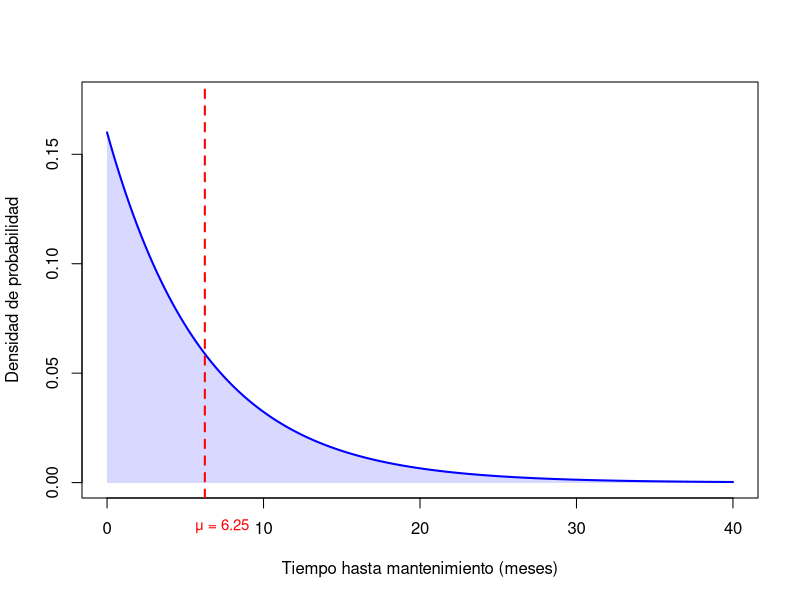
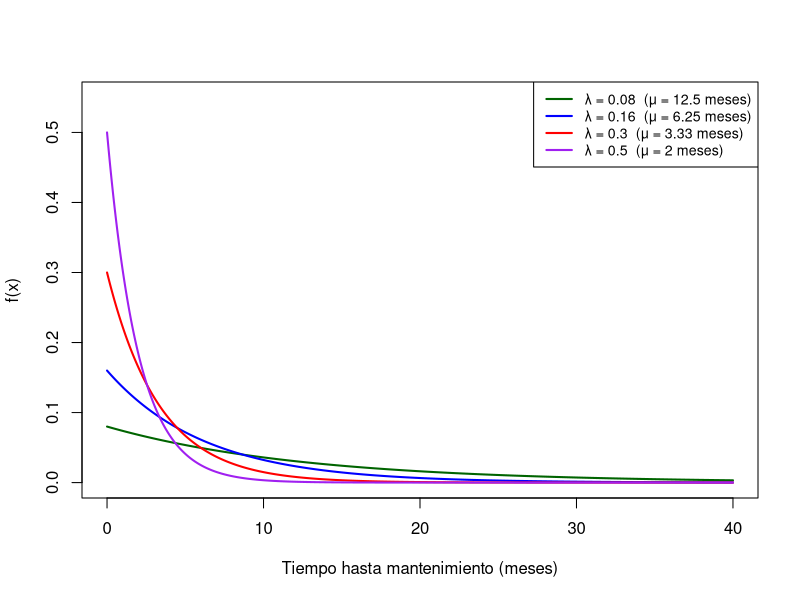
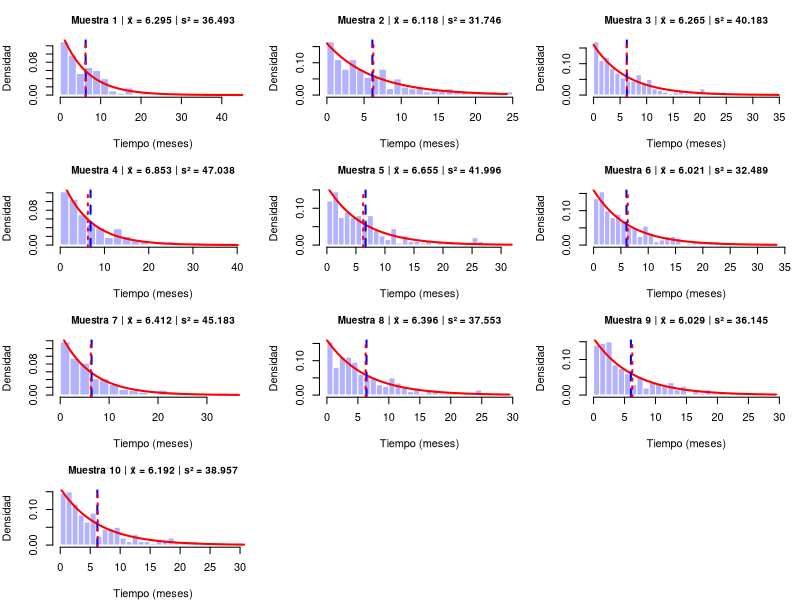

Reproduce these figures in R, in order. (Note: this script raises an error after producing the figures.)
## ---- chunk 1
lambda <- 0.16
x <- seq(0, 40, length.out = 1000)
fx <- dexp(x, rate = lambda)

plot(x, fx, type = "l", lwd = 2, col = "blue",
     xlab = "Tiempo hasta mantenimiento (meses)",
     ylab = "Densidad de probabilidad",
     ylim = c(0, max(fx) * 1.1))

# Sombrear área bajo la curva
polygon(c(0, x, max(x)), c(0, fx, 0), col = rgb(0, 0, 1, 0.15), border = NA)

# Línea de la media
abline(v = 1/lambda, col = "red", lty = 2, lwd = 2)
text(1/lambda + 1.1, -0.02,
     paste0("μ = ", 1/lambda), col = "red", cex = 0.9, xpd = TRUE)
## ---- chunk 2
x <- seq(0, 40, length.out = 1000)
lambdas <- c(0.08, 0.16, 0.30, 0.50)
colores <- c("darkgreen", "blue", "red", "purple")

plot(x, dexp(x, rate = lambdas[1]), type = "l", lwd = 2, col = colores[1],
     xlab = "Tiempo hasta mantenimiento (meses)",
     ylab = "f(x)",
     ylim = c(0, 0.55))

for (i in 2:length(lambdas)) {
  lines(x, dexp(x, rate = lambdas[i]), lwd = 2, col = colores[i])
}

legend("topright",
       legend = paste0("λ = ", lambdas, "  (μ = ", round(1/lambdas, 2), " meses)"),
       col = colores, lwd = 2, cex = 0.85)
## ---- chunk 3
set.seed(123)
lambda <- 0.16
n <- 200
num_muestras <- 10

# Valores poblacionales
media_pob <- 1 / lambda        # 6.25
varianza_pob <- 1 / lambda^2   # 39.0625

# Generar las 10 muestras
muestras <- vector("list", num_muestras)
for (i in 1:num_muestras) {
  muestras[[i]] <- rexp(n, rate = lambda)
}
## ---- chunk 4
par(mfrow = c(4, 3), mar = c(4, 4, 3, 1))

for (i in 1:num_muestras) {
  hist(muestras[[i]], breaks = 25, freq = FALSE,
       col = rgb(0, 0, 1, 0.3), border = "white",
       main = paste0("Muestra ", i,
                     " | x̄ = ", round(mean(muestras[[i]]), 3),
                     " | s² = ", round(var(muestras[[i]]), 3)),
       xlab = "Tiempo (meses)", ylab = "Densidad", cex.main = 0.9)
  
  # Superponer la densidad teórica
  x_seq <- seq(0, max(muestras[[i]]), length.out = 500)
  lines(x_seq, dexp(x_seq, rate = lambda), col = "red", lwd = 2)
  
  # Línea de la media muestral
  abline(v = mean(muestras[[i]]), col = "blue", lty = 2, lwd = 2)
  # Línea de la media poblacional
  abline(v = media_pob, col = "red", lty = 3, lwd = 2)
}

par(mfrow = c(1, 1))
## ---- chunk 5
# Tabla comparativa
tabla <- data.frame(
  Muestra = 1:num_muestras,
  Media_muestral = sapply(muestras, mean),
  Varianza_muestral = sapply(muestras, var)
)

tabla$Error_media <- tabla$Media_muestral - media_pob
tabla$Error_varianza <- tabla$Varianza_muestral - varianza_pob

knitr::kable(
              tabla, digits = 4,
              col.names = c("Muestra", "x̄", "s²","Error en media", "Error en varianza"),
             caption = "Estadísticos muestrales vs. valores poblacionales"
             )
## ---- chunk 6

tabla_muestras <- data.frame(
  Muestra     = 1:num_muestras,
  Media       = sapply(muestras, mean),
  Error_Media = sapply(muestras, mean) - media_pob,
  Varianza    = sapply(muestras, var),
  Error_Var   = sapply(muestras, var) - varianza_pob
)

tabla_kable <- kable(tabla_muestras,
      col.names = c("Muestra", "$\\bar{x}$", "Error $\\bar{x} - \\mu$",
                     "$s^2$", "Error $s^2 - \\sigma^2$"),
      digits = 4,
      align = "ccccc",
      caption = "Estimaciones obtenidas por muestra",
      escape = FALSE)

tabla_kable <- kable_styling(tabla_kable,
                bootstrap_options = c("striped", "hover", "condensed"),
                full_width = FALSE,
                position = "center")

tabla_kable <- row_spec(tabla_kable, 0, bold = TRUE)

tabla_kable
## ---- chunk 7
set.seed(123)
lambda <- 0.16
n <- 200
num_muestras <- 100

# Valores poblacionales
media_pob <- 1 / lambda          # 6.25
varianza_pob <- 1 / lambda^2     # 39.0625
var_teorica <- varianza_pob / n  # 0.1953125

# Generar 100 medias muestrales
medias_muestrales <- replicate(num_muestras, mean(rexp(n, rate = lambda)))

promedio_medias <- mean(medias_muestrales)
varianza_medias <- var(medias_muestrales)
## ---- chunk 8
hist(medias_muestrales, breaks = 15, freq = FALSE,
     col = rgb(0, 0.5, 0.8, 0.35), border = "white",
     xlab = expression(bar(X)), ylab = "Densidad",
     xlim = c(min(medias_muestrales) - 0.5, max(medias_muestrales) + 0.5),
     main = "Histograma de las 100 medias muestrales (n=200)")

x_seq <- seq(min(medias_muestrales) - 1, max(medias_muestrales) + 1, length.out = 500)
lines(x_seq, dnorm(x_seq, mean = media_pob, sd = sqrt(var_teorica)),
      col = "red", lwd = 2)

abline(v = media_pob, col = "red", lty = 2, lwd = 2)
abline(v = promedio_medias, col = "blue", lty = 2, lwd = 2)

legend("topright",
       legend = c(expression("Curva N(" * mu * ", " * sigma^2/n * ")"),
                  expression(mu == 6.25),
                  paste("Promedio de x̄ =", round(promedio_medias, 4))),
       col = c("red", "red", "blue"),
       lty = c(1, 2, 2), lwd = 2, cex = 0.85)
## ---- chunk 9
tabla_tlc <- data.frame(
  Concepto = c("Media de $\\bar{X}$", "Varianza de $\\bar{X}$"),
  `Valor Obtenido` = c(
    round(promedio_medias, 4),
    round(varianza_medias, 4)
  ),
  `Valor Teórico (TLC)` = c(
    round(media_pob, 4),
    round(var_teorica, 4)
  ),
  Error = c(
    round(promedio_medias - media_pob,        4),
    round(varianza_medias - var_teorica, 4)
  ),
  `Expresión TLC` = c(
    "$E[\\bar{X}] = \\mu$",
    "$\\text{Var}(\\bar{X}) = \\sigma^2/n$"
  ),
  check.names = FALSE
)

kable(
  tabla_tlc,
  format  = "html",
  escape  = FALSE,
  align   = c("l", "r", "r", "r", "c"),
  caption = "Verificación empírica del Teorema del Límite Central (100 muestras, n = 200)"
) |>
  kable_styling(
    bootstrap_options = c("striped", "hover", "condensed", "bordered"),
    full_width        = FALSE,
    position          = "center"
  )
## ---- chunk 10

test_sw <- shapiro.test(medias_muestrales)


tabla_sw <- data.frame(
  Concepto = c(
    "Estadístico W",
    "Valor $p$",
    "Nivel de significancia $\\alpha$"
  ),
  Resultado = c(
    round(test_sw$statistic, 4),
    round(test_sw$p.value,   4),
    "0.05"
    ),
  check.names = FALSE
)

kable(
  tabla_sw,
  format  = "html",
  escape  = FALSE,
  align   = c("c", "c"),
  caption = "Test de normalidad de Shapiro-Wilk sobre las medias muestrales"
)
## ---- chunk 11
qqnorm(medias_muestrales,
       pch = 16, col = rgb(0, 0, 1, 0.5))
qqline(medias_muestrales, col = "red", lwd = 2)
## ---- chunk 12
set.seed(123)
lambda <- 0.16
num_muestras <- 100
tamanios <- c(5, 10, 80, 200, 500, 2000)

# Valores poblacionales
media_pob <- 1 / lambda         # 6.25
varianza_pob <- 1 / lambda^2   # 39.0625

# Almacenar resultados
resultados <- data.frame(
  n = integer(),
  Promedio_medias = numeric(),
  Varianza_medias = numeric(),
  Var_teorica = numeric(),
  Error_media = numeric(),
  Error_varianza = numeric(),
  Shapiro_W = numeric(),
  Shapiro_p = numeric(),
  Normalidad = character(),
  stringsAsFactors = FALSE
)

# Lista para guardar las medias muestrales de cada tamaño
lista_medias <- list()
## ---- chunk 13
for (k in seq_along(tamanios)) {
  n <- tamanios[k]
  
  # Generar 100 medias muestrales
  medias <- replicate(num_muestras, mean(rexp(n, rate = lambda)))
  lista_medias[[k]] <- medias
  
  # Estadísticos
  prom <- mean(medias)
  vari <- var(medias)
  var_teo <- varianza_pob / n
  
  # Test de Shapiro-Wilk
  sw <- shapiro.test(medias)
  
  resultados[k, ] <- list(
    n, prom, vari, var_teo,
    prom - media_pob,
    vari - var_teo,
    sw$statistic,
    sw$p.value,
    ifelse(sw$p.value >= 0.05, "No se rechaza H₀", "Se rechaza H₀")
  )
}
## ---- chunk 14
knitr::kable(resultados,
             digits = 4,
             col.names = c("n", "Promedio x̄", "Var(x̄) obs.", "Var(x̄) teórica",
                           "Error media", "Error varianza", "W", "p-valor", "Decisión"),
             caption = "Resumen del TLC para distintos tamaños de muestra (α = 0.05)")
## ---- chunk 15
par(mfrow = c(3, 2), mar = c(4, 4, 4, 1))

for (k in seq_along(tamanios)) {
  n <- tamanios[k]
  medias <- lista_medias[[k]]
  var_teo <- varianza_pob / n
  
  # Histograma
  hist(medias, breaks = 15, freq = FALSE,
       col = rgb(0, 0.4, 0.8, 0.3), border = "white",
       main = bquote(bold("n = " ~ .(n)) ~
                     " | " ~ bar(x) ~ " = " ~ .(round(mean(medias), 3)) ~
                     " | p = " ~ .(round(resultados$Shapiro_p[k], 4))),
       xlab = expression(bar(X)),
       ylab = "Densidad",
       cex.main = 0.95)
  
  # Curva normal teórica
  x_seq <- seq(min(medias) - 1, max(medias) + 1, length.out = 500)
  lines(x_seq, dnorm(x_seq, mean = media_pob, sd = sqrt(var_teo)),
        col = "red", lwd = 2)
  
  # Media poblacional
  abline(v = media_pob, col = "red", lty = 2, lwd = 2)
  # Promedio observado
  abline(v = mean(medias), col = "blue", lty = 2, lwd = 2)
  
  legend("topright",
         legend = c(
           bquote("N(" * .(media_pob) * ", " * .(round(var_teo, 4)) * ")"),
           bquote(mu == .(media_pob)),
           paste0("Prom. = ", round(mean(medias), 3))
         ),
         col = c("red", "red", "blue"),
         lty = c(1, 2, 2), lwd = 2, cex = 0.7)
}

par(mfrow = c(1, 1))
## ---- chunk 16
par(mfrow = c(3, 2), mar = c(4, 4, 3, 1))

for (k in seq_along(tamanios)) {
  n <- tamanios[k]
  medias <- lista_medias[[k]]
  
  qqnorm(medias, main = paste0("Q-Q Normal — n = ", n),
         pch = 16, col = rgb(0, 0, 1, 0.5))
  qqline(medias, col = "red", lwd = 2)
}

par(mfrow = c(1, 1))
## ---- chunk 17
par(mfrow = c(1, 2), mar = c(5, 5, 4, 2))

# Gráfico 1: Convergencia de la media
plot(tamanios, resultados$Promedio_medias, type = "b", pch = 16, col = "blue", lwd = 2,
     xlab = "Tamaño de muestra (n)", ylab = expression("Promedio de " ~ bar(X)),
     ylim = c(media_pob - 0.8, media_pob + 0.8),
     log = "x")
abline(h = media_pob, col = "red", lty = 2, lwd = 2)
legend("topright", legend = c("Observado", expression(mu ~ "= 6.25")),
       col = c("blue", "red"), lty = c(1, 2), pch = c(16, NA), lwd = 2, cex = 0.85)

# Gráfico 2: Convergencia de la varianza
plot(tamanios, resultados$Varianza_medias, type = "b", pch = 16, col = "blue", lwd = 2,
     main = expression("Convergencia de Var(" * bar(X) * ") hacia " * sigma^2/n),
     xlab = "Tamaño de muestra (n)", ylab = expression("Var(" ~ bar(X) ~ ")"),
     log = "x")
lines(tamanios, resultados$Var_teorica, type = "b", pch = 17, col = "red", lty = 2, lwd = 2)
legend("topright", legend = c("Observada", expression(sigma^2/n ~ " teórica")),
       col = c("blue", "red"), pch = c(16, 17), lty = c(1, 2), lwd = 2, cex = 0.85)

par(mfrow = c(1, 1))
